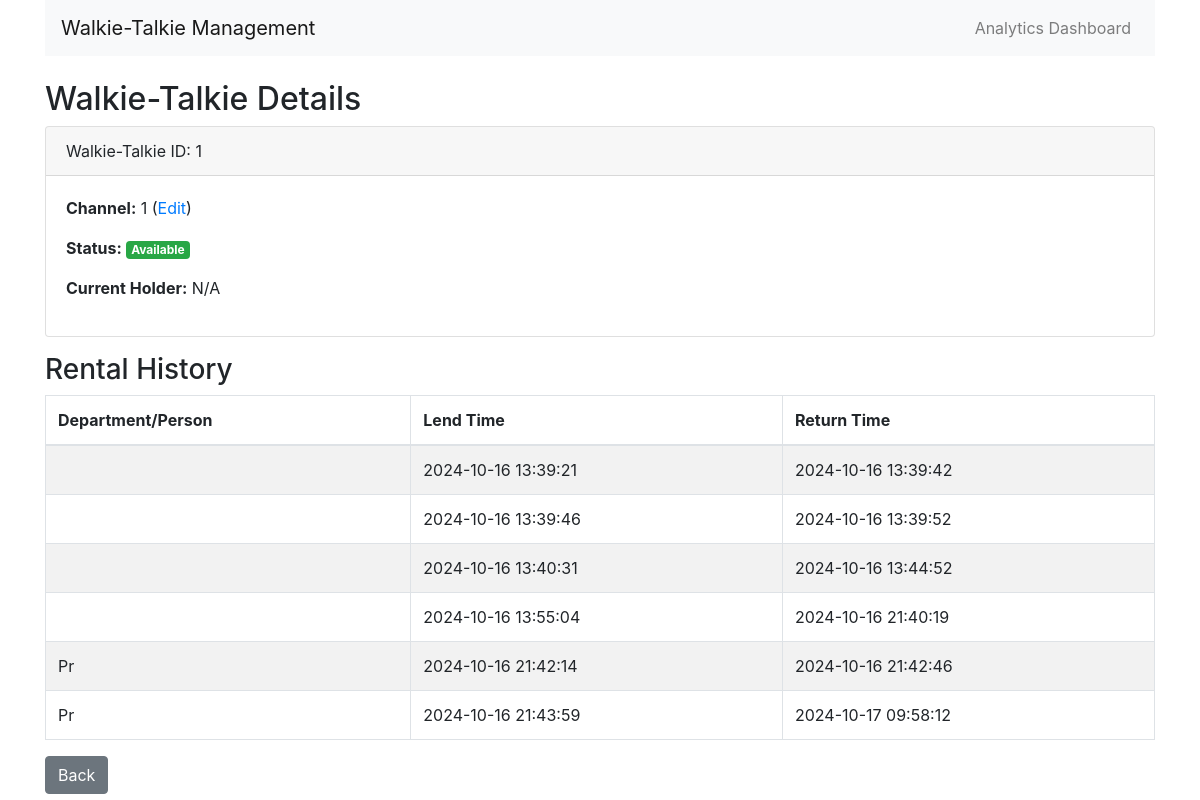
The app's page /walkie_talkie/1 with its own data.
### models.py (models this page shows)
class WalkieTalkie(db.Model):
    id = db.Column(db.Integer, primary_key=True)
    channel = db.Column(db.Integer, nullable=True, default=1)
    is_lent = db.Column(db.Boolean, default=False)
    current_holder = db.Column(db.String(100), nullable=True)
    is_charged = db.Column(db.Boolean, default=False)  # Default is now False (discharged)
    rental_history = db.relationship('Rental', backref='walkie_talkie', lazy=True)
    rental_history = db.relationship('Rental', backref='walkie_talkie', lazy=True)

class Rental(db.Model):
    id = db.Column(db.Integer, primary_key=True)
    walkie_talkie_id = db.Column(db.Integer, db.ForeignKey('walkie_talkie.id'))
    department_id = db.Column(db.Integer, db.ForeignKey('department.id'))
    lend_time = db.Column(db.DateTime, default=datetime.now)
    return_time = db.Column(db.DateTime, nullable=True)

class Department(db.Model):
    id = db.Column(db.Integer, primary_key=True)
    name = db.Column(db.String(100), nullable=False, unique=True)
    rental_history = db.relationship('Rental', backref='department', lazy=True)

### routes.py (the view)
@app.route('/walkie_talkie/<int:wt_id>')
def view_walkie_talkie(wt_id):
    wt = WalkieTalkie.query.get_or_404(wt_id)
    rentals = Rental.query.filter_by(walkie_talkie_id=wt_id).all()
    return render_template('walkie_talkie.html', wt=wt, rentals=rentals)

### templates/walkie_talkie.html
{% extends 'base.html' %}
{% block content %}
<h2>Walkie-Talkie Details</h2>
<div class="card mb-3">
    <div class="card-header">
        Walkie-Talkie ID: {{ wt.id }}
    </div>
    <div class="card-body">
        <p><strong>Channel:</strong> {{ wt.channel }} (<a href="{{ url_for('edit_walkie_talkie', wt_id=wt.id) }}">Edit</a>)</p>
        <p><strong>Status:</strong>
            {% if wt.is_lent %}
                <span class="badge badge-danger">Lent</span>
            {% else %}
                <span class="badge badge-success">Available</span>
            {% endif %}
        </p>
        <p><strong>Current Holder:</strong> {{ wt.current_holder or 'N/A' }}</p>
    </div>
</div>
<h3>Rental History</h3>
<table class="table table-striped table-bordered">
    <thead>
        <tr>
            <th>Department/Person</th>
            <th>Lend Time</th>
            <th>Return Time</th>
        </tr>
    </thead>
    <tbody>
        {% for rental in rentals %}
        <tr>
            <td>{{ rental.department.name }}</td>
            <td>{{ rental.lend_time.strftime('%Y-%m-%d %H:%M:%S') }}</td>
            <td>{{ rental.return_time.strftime('%Y-%m-%d %H:%M:%S') if rental.return_time else 'Not Returned' }}</td>
        </tr>
        {% endfor %}
    </tbody>
</table>
<a href="{{ url_for('index') }}" class="btn btn-secondary">Back</a>
{% endblock %}

### records on screen
WalkieTalkie: id "1", channel "1", current_holder "N/A"
Rental: lend_time "2024-10-16 13:39:21", return_time "2024-10-16 13:39:42"
Rental: lend_time "2024-10-16 13:39:46", return_time "2024-10-16 13:39:52"
Rental: lend_time "2024-10-16 13:40:31", return_time "2024-10-16 13:44:52"
Rental: lend_time "2024-10-16 13:55:04", return_time "2024-10-16 21:40:19"
Rental: department.name "Pr", lend_time "2024-10-16 21:42:14", return_time "2024-10-16 21:42:46"
Rental: department.name "Pr", lend_time "2024-10-16 21:43:59", return_time "2024-10-17 09:58:12"
